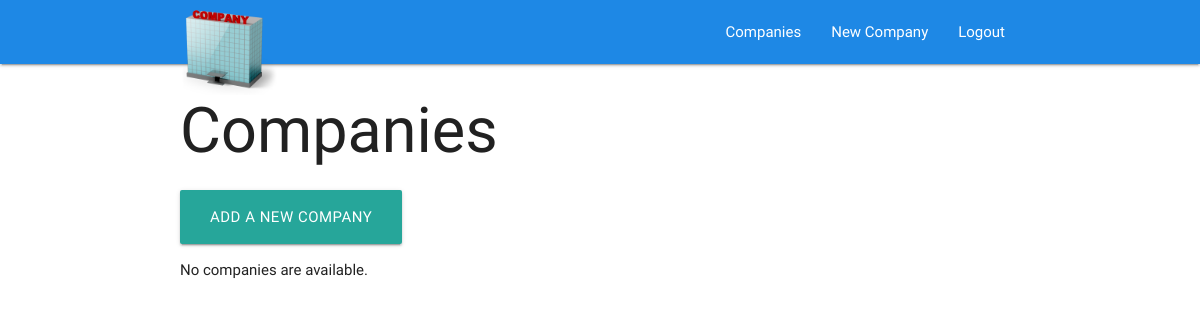
Page /companies/ (signed in) on the earlier database version.
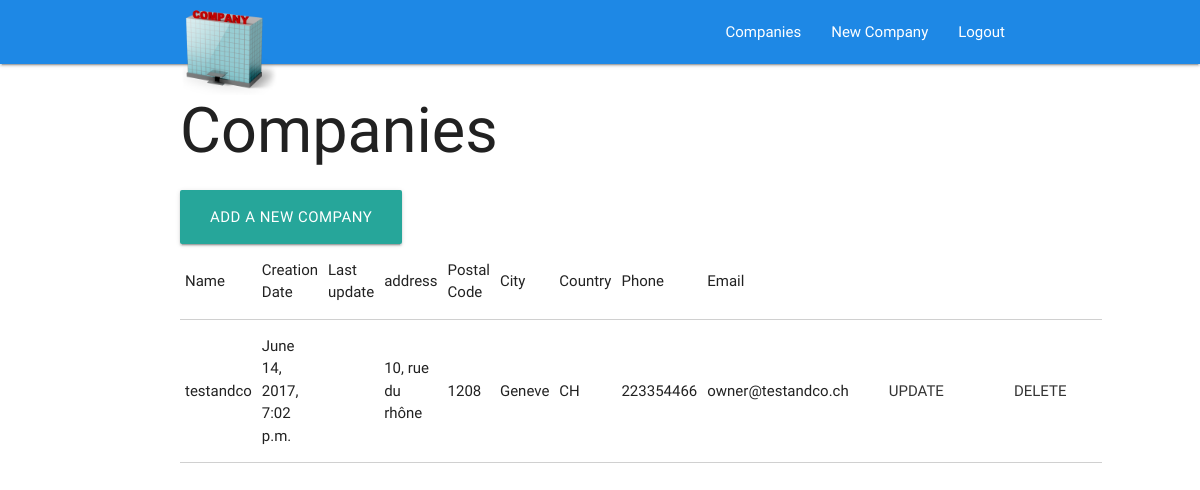
Same page on the later database version.
### companies/models.py (models this page shows, shortened)
class Company(models.Model):
    company_name = models.CharField(max_length=50)
    creation_date = models.DateTimeField('date added', auto_now_add=True)
    update_date = models.DateTimeField('date updated', auto_now=True)
    owner = models.ForeignKey('auth.User', related_name='companies', on_delete=models.CASCADE)
    email = models.EmailField()
    phone_regex = RegexValidator(regex=r'^\+?1?\d{9,15}$', message="Phone number must be entered in the format: "
                                                                   "'+999999999'. Up to 15 digits allowed.")
    phone_number = models.CharField(max_length=20, validators=[phone_regex], blank=True)
    address_line1 = models.CharField("Address line 1", max_length=45, default="address")
    address_line2 = models.CharField("Address line 2", max_length=45,
                                     blank=True)
    postal_code = models.CharField("Postal Code", max_length=10, blank=True, null=True)
    city = models.CharField(max_length=50, blank=True, null=True)
    state_province = models.CharField("State/Province", max_length=40,
                                      blank=True)
    country_code = models.CharField("Country Code", max_length=10, blank=True, null=True)

### companies/views.py (the view)
@method_decorator(login_required, name='dispatch')
class IndexView(generic.ListView):
    template_name = 'companies/index.html'
    context_object_name = 'companies'
    def get_queryset(self):
        return Company.objects.filter(owner__exact=self.request.user).order_by('-creation_date')

### companies/templates/companies/index.html (shortened to what this page needs)
{% extends "base.html" %}
{% block content %}
<h1>Companies</h1>
<a class="btn-large" href="{% url 'companies:add' %}">Add a new company</a>
{% if companies %}
    <table class="bordered">
        <thead>
            <tr>
                <td>Name</td>
                <td>Creation Date</td>
                <td>Last update</td>
                <td>address</td>
                <td>Postal Code</td>
                <td>City</td>
                <td>Country</td>
                <td>Phone</td>
                <td>Email</td>
                <td></td>
                <td></td>
            </tr>
        </thead>
        <tbody>
        {% for company in companies %}
        <tr>
            <td>{{ company.company_name }}</td>
            <td>{{ company.creation_date }}</td>
            <td>{{ company.udpate_date }}</td>
            <td>{{ company.address_line1 }}</td>
            <td>{{ company.postal_code }}</td>
            <td>{{ company.city }}</td>
            <td>{{ company.country_code }}</td>
            <td>{{ company.phone_number }}</td>
            <td>{{ company.email }}</td>
            <td><a class="waves-effect waves-teal btn-flat" href="{% url 'companies:update' company.id %}">update</a></td>
            <td><a class="waves-effect waves-teal btn-flat" href="{% url 'companies:delete' company.id %}">delete</a></td>
        </tr>
        {% endfor %}
        </tbody>
    </table>
{% else %}
    <p>No companies are available.</p>
{% endif %}
{% endblock content %}

### companies_site/templates/base.html (shortened to what this page needs)
<!DOCTYPE html>
{% load static %}
<html>
    <head>
        <link href="{% static 'css/materialize.css' %}" type="text/css" rel="stylesheet" media="screen,projection"/>
        <link href="{% static 'css/style.css' %}" type="text/css" rel="stylesheet" media="screen,projection"/>
    </head>
    <body>
        <nav class="blue darken-1" role="navigation">
            <div class="nav-wrapper container"><img width="100px" src="{% static 'company.png' %}"/>
                <ul class="right hide-on-med-and-down">
                {% if user.is_authenticated %}
                    <li><a href="{% url 'companies:index' %}">Companies</a></li>
                    <li><a href="{% url 'companies:add' %}">New Company</a></li>
                    <li><a href="{% url 'main:logout' %}">Logout</a></li>
                {% else %}
                    <li><a href="{% url 'main:index' %}">Login</a></li>
                {% endif %}
                </ul>
            </div>
        </nav>
        <div class="container">
            {% block content %}
            {% endblock content %}
        </div>
    </body>
</html>

Differences in the rows shown:
added Company: company_name "testandco", creation_date "June 14, 2017, 7:02 p.m.", address_line1 "10, rue du rhône", postal_code "1208", city "Geneve", country_code "CH", phone_number "223354466", email "owner@testandco.ch"
Other differences:
text no longer shown: "No companies are available."
text now shown: "Name Creation Date Last update address Postal Code City Country Phone Email"
